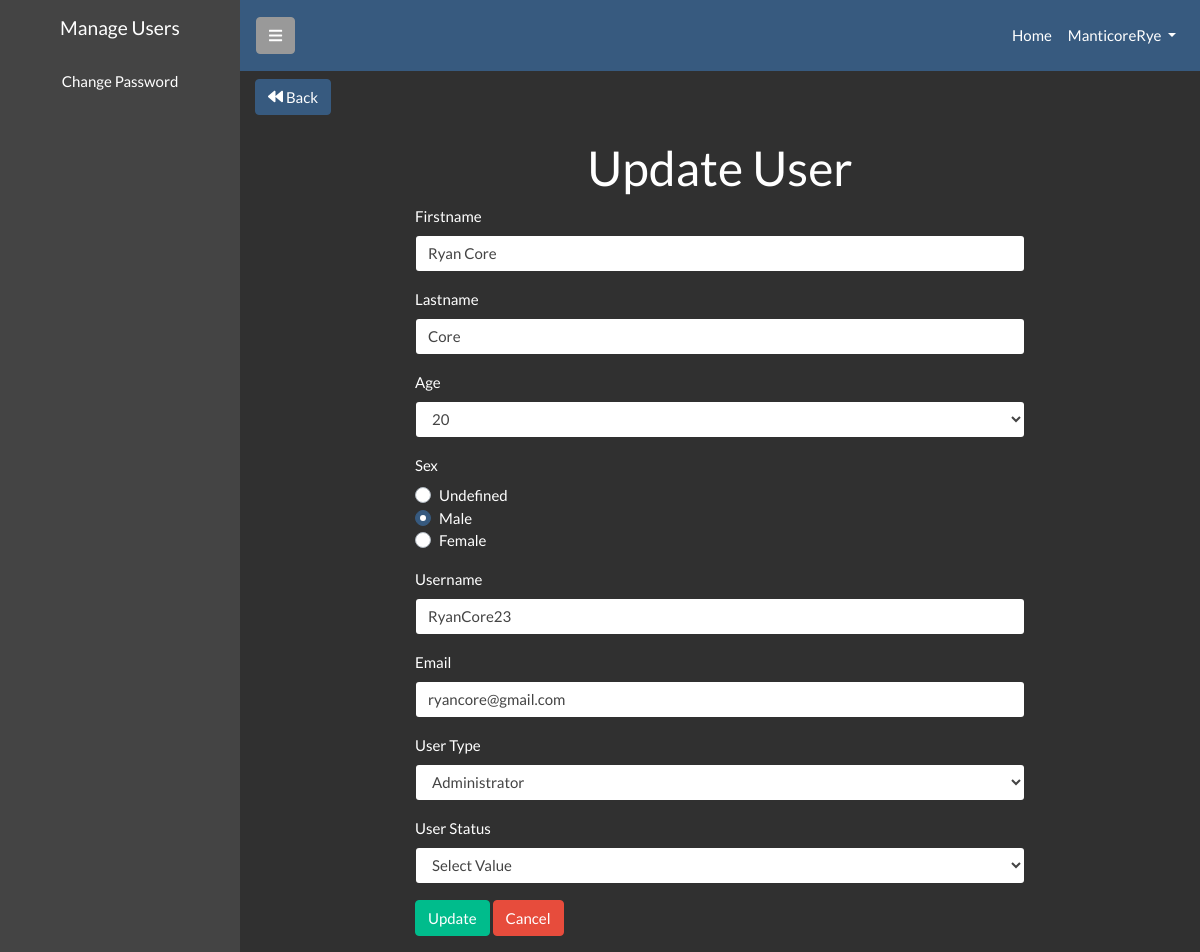
The page /update_user.php?id=68 (signed in) on the database its author committed.
### tables this page shows
CREATE TABLE `users` (
  `id` int(11) NOT NULL,
  `firstname` varchar(256) NOT NULL,
  `lastname` varchar(256) NOT NULL,
  `age` int(11) NOT NULL,
  `gender` varchar(256) NOT NULL,
  `username` varchar(256) NOT NULL,
  `password` varchar(256) NOT NULL,
  `email` varchar(256) NOT NULL,
  `user_type` varchar(256) NOT NULL,
  `user_status` varchar(255) NOT NULL
);

### init/init.php (called while the page is built, shortened)
<?php
$database = new Database;
$validation = new Validation;
?>

### class/database.php (called while the page is built, shortened)
<?php
class Database extends Action {
    protected $connection;
    public function database() {
        $connection =  $this->connection = new Mysqli(DB[0],DB[1],DB[2],DB[3]);
    }
    public function escape($string) {
        return $this->connection->escape_string($string);
    }
}
?>

### class/action.php (called while the page is built, shortened)
<?php
    class Action {
            public function display_userby_id($id) {
                $stmt = $this->connection->prepare("SELECT * FROM users WHERE id = ?");
                $stmt->bind_param("i",$id);
                $stmt->execute();
                $result = $stmt->get_result();
                $rows = [];
                while($row = $result->fetch_assoc()) {
                    $rows[] = $row;
                }
                return $rows;
        }
    }
?>

### class/validation.php (called while the page is built, shortened)
<?php
class Validation extends Database {
    public function is_admin($user_type) {
        if($user_type == "administrator") {
            return true;
        } else {
            return false;
        }
    }
}
?>

### update_user.php (the view, shortened to what this page needs)
<?php
include "inc/header.php";
?>
<div class="d-flex" id="wrapper">
    <?php include "inc/sidenav.php"; ?>
    <div id="page-content-wrapper">
        <?php include "inc/navbar.php"; ?>
        <div class="container">
            <div class="row">
                <div class="col-lg-6 col-sm-6">
                    <a href="index.php" class="btn btn-primary mb-2 mt-2">
                        <i class="fa fa-backward text-white" title="Add User"></i>&nbsp;Back
                    </a>
                </div>
            </div>
        </div>
        <?php
        if (isset($_GET['id'])) :
            ?>
            <?php
                $id = $database->escape($id = $_GET['id']);
                 $result = $database->display_userby_id($id);
               foreach($result as $row):
                    ?>
                <div class="container">
                    <h1 class="text-center mt-3">Update User</h1>
                    <div class="row">
                        <div class="col-lg-8 mx-auto">
                            <form action="" method="post">
                                <div class="form-group">
                                    <label for="firstname">Firstname</label>
                                    <input type="text" name="firstname" id="firstname" class="form-control" placeholder="Firstname" value="<?= (isset($row['firstname']) ? $row['firstname'] : $_POST['firstname']); ?>">
                                </div>
                                <div class="form-group">
                                    <label for="lastname">Lastname</label>
                                    <input type="text" name="lastname" id="lastname" class="form-control" placeholder="Lastname" value="<?= (isset($row['lastname']) ? $row['lastname'] : $_POST['lastname']); ?>">
                                </div>
                                <div class="form-group">
                                    <label for="age">Age</label>
                                    <select name="age" id="age" class="form-control" value="<?= (isset($_POST['age']) ? Validation::helper_he($_POST['age']) : '') ?>">
                                        <?php for ($i = 18; $i <= 100; $i++) : ?>
                                            <?php if ($i == $row['age']) : ?>
                                                <option value="<?= $row['age']; ?>" selected><?= $row['age']; ?></option>
                                            <?php else : ?>
                                                <option value="<?= $i; ?>"><?= $i; ?></option>
                                            <?php endif; ?>
                                        <?php endfor; ?>
                                    </select>
                                </div>
                                <div class="form-group">
                                    <label for="sex">Sex</label>
                                    <div class="form-group">
                                        <div class="custom-control custom-radio">
                                            <label class="custom-control-label" for="customRadio1">Undefined</label>
                                        </div>
                                        <div class="custom-control custom-radio">
                                            <label class="custom-control-label" for="customRadio2">Male</label>
                                        </div>
                                        <div class="custom-control custom-radio">
                                            <label class="custom-control-label" for="customRadio3">Female</label>
                                        </div>
                                    </div>
                                </div>
                                <div class="form-group">
                                    <label for="username">Username</label>
                                    <input type="text" class="form-control" name="username" id="username" placeholder="Username" value="<?= (isset($row['username']) ? $row['username'] : $_POST['username']); ?>" <?= $validation->is_admin($_SESSION['user_type']) ? '' : 'readonly'; ?>>
                                </div>
                                <div class="form-group">
                                    <label for="email">Email</label>
                                    <input type="email" class="form-control" name="email" id="email" placeholder="Email" value="<?= (isset($row['email']) ? $row['email'] : $_POST['email']); ?>">
                                </div>
                                <div class="form-group">
                                    <label for="user_type">User Type</label>
                                    <select name="user_type" id="user_type" class="form-control">
                                        <option value="administrator" <?= $row['user_type'] == 'administrator'  ? 'selected' : ''; ?>>Administrator</option>
                                    </select>
                                </div>
                                <div class="form-group">
                                    <label for="user_status">User Status</label>
                                    <select name="user_status" class='form-control'>
                                        <option value="">Select Value</option>
                                    </select>
                                </div>
                        <?php endforeach; ?>
                        <?php endif; ?>
                        <div class="form-group">
                            <input type="submit" value="Update" class="btn btn-success" name="update">
                            <input type="submit" value="Cancel" class="btn btn-danger">
                        </div>
                            </form>
                        </div>
                    </div>
                </div>
    </div>
</div>
<?php include "inc/footer.php"; ?>

### assets/css/custom.css (style rules this page uses)
body { overflow-x: hidden; }
#page-content-wrapper { min-width: 100vw; }
@media (min-width: 768px) { #page-content-wrapper { min-width: 0; width: 100%; } }

### rows shown on the page
users: firstname "Ryan Core", lastname "Core", username "RyanCore23", email "ryancore@gmail.com", user_type "Administrator"

### other values the page prints
$_SESSION['username'] "ManticoreRye"
form field age "20"
